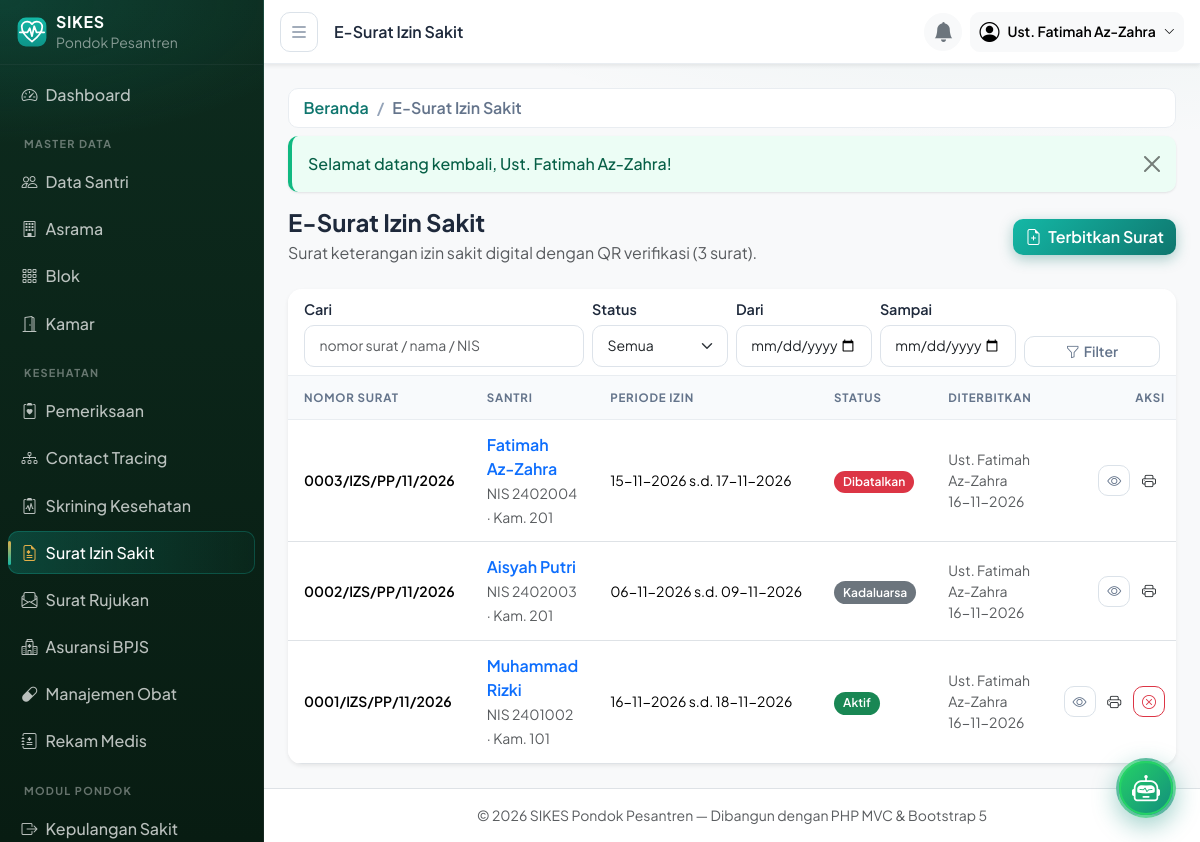
Page /surat (signed in) on the committed database.
### tables this page shows
CREATE TABLE surat_izin (
  id                BIGINT UNSIGNED AUTO_INCREMENT PRIMARY KEY,
  nomor_surat       VARCHAR(60) NOT NULL UNIQUE,
  token             CHAR(64) NOT NULL UNIQUE COMMENT 'kunci QR verifikasi publik',
  santri_id         INT UNSIGNED NOT NULL,
  pemeriksaan_id    BIGINT UNSIGNED DEFAULT NULL COMMENT 'rujukan pemeriksaan klinik (opsional)',
  tanggal_mulai     DATE NOT NULL,
  tanggal_selesai   DATE NOT NULL,
  keterangan_medis  TEXT NOT NULL COMMENT 'keterangan untuk keperluan administrasi',
  status            ENUM('aktif','kadaluarsa','dibatalkan') NOT NULL DEFAULT 'aktif',
  alasan_pembatalan VARCHAR(255) DEFAULT NULL,
  diterbitkan_id    INT UNSIGNED DEFAULT NULL,
  created_at        TIMESTAMP NOT NULL DEFAULT CURRENT_TIMESTAMP,
  updated_at        TIMESTAMP NOT NULL DEFAULT CURRENT_TIMESTAMP ON UPDATE CURRENT_TIMESTAMP,
  INDEX idx_surat_status  (status),
  INDEX idx_surat_mulai   (tanggal_mulai),
  INDEX idx_surat_selesai (tanggal_selesai),
  CONSTRAINT fk_surat_santri FOREIGN KEY (santri_id) REFERENCES santri (id)
    ON DELETE CASCADE ON UPDATE CASCADE,
  CONSTRAINT fk_surat_pemeriksaan FOREIGN KEY (pemeriksaan_id) REFERENCES pemeriksaan (id)
    ON DELETE SET NULL ON UPDATE CASCADE,
  CONSTRAINT fk_surat_petugas FOREIGN KEY (diterbitkan_id) REFERENCES users (id)
    ON DELETE SET NULL ON UPDATE CASCADE
);

CREATE TABLE santri (
  id            INT UNSIGNED AUTO_INCREMENT PRIMARY KEY,
  nis           VARCHAR(20) NOT NULL UNIQUE,
  nisn          VARCHAR(15) DEFAULT NULL UNIQUE,
  nama          VARCHAR(100) NOT NULL,
  jenis_kelamin ENUM('L','P') NOT NULL,
  tempat_lahir  VARCHAR(100) DEFAULT NULL,
  tanggal_lahir DATE DEFAULT NULL,
  alamat        VARCHAR(255) DEFAULT NULL,
  no_telepon    VARCHAR(20) DEFAULT NULL,
  wali_id       INT UNSIGNED DEFAULT NULL,
  kamar_id      INT UNSIGNED DEFAULT NULL COMMENT 'NULL = belum ditempatkan',
  status        ENUM('aktif','nonaktif') NOT NULL DEFAULT 'aktif',
  created_at    TIMESTAMP NOT NULL DEFAULT CURRENT_TIMESTAMP,
  updated_at    TIMESTAMP NOT NULL DEFAULT CURRENT_TIMESTAMP ON UPDATE CURRENT_TIMESTAMP,
  INDEX idx_santri_nama (nama),
  INDEX idx_santri_status (status),
  CONSTRAINT fk_santri_wali FOREIGN KEY (wali_id) REFERENCES wali_santri (id)
    ON DELETE SET NULL ON UPDATE CASCADE,
  CONSTRAINT fk_santri_kamar FOREIGN KEY (kamar_id) REFERENCES kamar (id)
    ON DELETE SET NULL ON UPDATE CASCADE
);

CREATE TABLE kamar (
  id         INT UNSIGNED AUTO_INCREMENT PRIMARY KEY,
  blok_id    INT UNSIGNED NOT NULL,
  nama       VARCHAR(50)  NOT NULL,
  kapasitas  INT UNSIGNED NOT NULL DEFAULT 8,
  created_at TIMESTAMP NOT NULL DEFAULT CURRENT_TIMESTAMP,
  updated_at TIMESTAMP NOT NULL DEFAULT CURRENT_TIMESTAMP ON UPDATE CURRENT_TIMESTAMP,
  UNIQUE KEY uq_kamar (blok_id, nama),
  CONSTRAINT fk_kamar_blok FOREIGN KEY (blok_id) REFERENCES blok (id)
    ON DELETE RESTRICT ON UPDATE CASCADE
);

CREATE TABLE users (
  id         INT UNSIGNED AUTO_INCREMENT PRIMARY KEY,
  nama       VARCHAR(100) NOT NULL,
  username   VARCHAR(50)  NOT NULL UNIQUE,
  email      VARCHAR(100) DEFAULT NULL,
  password   VARCHAR(255) NOT NULL COMMENT 'bcrypt via password_hash()',
  role_id    INT UNSIGNED NOT NULL,
  is_active  TINYINT(1) NOT NULL DEFAULT 1,
  last_login DATETIME DEFAULT NULL,
  created_at TIMESTAMP NOT NULL DEFAULT CURRENT_TIMESTAMP,
  updated_at TIMESTAMP NOT NULL DEFAULT CURRENT_TIMESTAMP ON UPDATE CURRENT_TIMESTAMP,
  CONSTRAINT fk_users_role FOREIGN KEY (role_id) REFERENCES roles (id)
    ON DELETE RESTRICT ON UPDATE CASCADE
);

### app/core/helpers.php (called while the page is built, shortened)
<?php
function e(?string $value): string
{
    return htmlspecialchars($value ?? '', ENT_QUOTES, 'UTF-8');
}
function base_url(string $path = ''): string
{
    return APP_URL . '/' . ltrim($path, '/');
}
function app_base_path(): string
{
    $dir = rtrim(str_replace('\\', '/', dirname($_SERVER['SCRIPT_NAME'] ?? '/')), '/');
    return $dir;
}
function current_path(): string
{
    $uri  = parse_url($_SERVER['REQUEST_URI'] ?? '/', PHP_URL_PATH) ?: '/';
    $base = app_base_path();
    $uri = '/' . trim($uri, '/');
    return $uri === '//' ? '/' : $uri;
}

### app/core/Controller.php (called while the page is built, shortened)
<?php
abstract class Controller
{
    protected function view(string $view, array $vars = [], ?string $layout = 'layouts/main'): void
    {
        extract($vars, EXTR_SKIP);
        require ROOT_PATH . '/app/views/' . str_replace('..', '', $layout) . '.php';
    }
}

### app/controllers/SuratIzinController.php (called while the page is built, shortened)
<?php
class SuratIzinController extends Controller
{
    private SuratIzin $surat;
    public function __construct()
    {
        $this->surat    = new SuratIzin();
    }
    public function index(): void
    {
        $this->surat->expireOverdue();
        $filters = [
            'q'         => trim($_GET['q'] ?? ''),
            'status'    => isset(SuratIzin::STATUS_LABEL[$_GET['status'] ?? '']) ? $_GET['status'] : '',
            'date_from' => trim($_GET['date_from'] ?? ''),
            'date_to'   => trim($_GET['date_to'] ?? ''),
        ];
        $page = max(1, (int) ($_GET['page'] ?? 1));
        $this->view('surat/index', [
            'title'   => 'E-Surat Izin Sakit',
            'user'    => Auth::user(),
            'data'    => $this->surat->paginate($page, 10, $filters),
            'filters' => $filters,
        ]);
    }
}

### app/core/App.php (called while the page is built, shortened)
<?php
class App
{
    public function run(): void
    {
        $router = new Router();
        $router->dispatch();
    }
}

### public/index.php (called while the page is built, shortened)
<?php
require ROOT_PATH . '/app/core/helpers.php';
require ROOT_PATH . '/app/core/App.php';
(new App\Core\App())->run();

### app/core/Session.php (called while the page is built, shortened)
<?php
class Session
{
    public static function user(): ?array
    {
        $user = $_SESSION['user'] ?? null;
        return $user;
    }
}

### app/core/Auth.php (called while the page is built, shortened)
<?php
final class Auth
{
    public static function user(): ?array
    {
        return Session::user();
    }
    public static function hasPermission(string $permission): bool
    {
        $user = Session::user();
        return in_array($permission, $user['permissions'] ?? [], true);
    }
}

### app/core/Database.php (called while the page is built, shortened)
<?php
class Database
{
    private static ?Database $instance = null;
    private PDO $pdo;
    private function __construct()
    {
        $dsn = sprintf('mysql:host=%s;port=%s;dbname=%s;charset=%s', DB_HOST, DB_PORT, DB_NAME, DB_CHARSET);
        try {
            $this->pdo = new PDO($dsn, DB_USER, DB_PASS, [
                PDO::ATTR_ERRMODE            => PDO::ERRMODE_EXCEPTION,
                PDO::ATTR_DEFAULT_FETCH_MODE => PDO::FETCH_ASSOC,
                PDO::ATTR_EMULATE_PREPARES   => false,
            ]);
        } catch (PDOException $e) {
            if (APP_ENV === 'development') {
                exit('Koneksi database gagal: ' . $e->getMessage()
                    . ' — periksa app/config/config.php dan pastikan database sudah diimpor.');
            }
            exit('Terjadi kesalahan pada server. Silakan coba lagi nanti.');
        }
    }
    public static function getInstance(): Database
    {
        return self::$instance ??= new self();
    }
    public function query(string $sql, array $params = []): PDOStatement
    {
        $stmt = $this->pdo->prepare($sql);
        $stmt->execute($params);
        return $stmt;
    }
    public function fetchAll(string $sql, array $params = []): array
    {
        return $this->query($sql, $params)->fetchAll();
    }
    public function execute(string $sql, array $params = []): int
    {
        return $this->query($sql, $params)->rowCount();
    }
}

### app/models/SuratIzin.php (called while the page is built, shortened)
<?php
class SuratIzin extends Model
{
    public function expireOverdue(): void
    {
        try {
            $this->db->execute(
                "UPDATE surat_izin SET status = 'kadaluarsa'
                 WHERE status = 'aktif' AND tanggal_selesai < CURDATE()"
            );
        } catch (\Throwable $e) {
        }
    }
    public function paginate(int $page, int $perPage, array $f = []): array
    {
        $offset = max(0, ($page - 1) * $perPage);
        $where  = [];
        $params = [];
        $whereSql = $where ? ' WHERE ' . implode(' AND ', $where) : '';
        $join     = ' FROM surat_izin si JOIN santri s ON s.id = si.santri_id';
        $total = (int) ($this->db->fetch("SELECT COUNT(*) AS total{$join}{$whereSql}", $params)['total'] ?? 0);
        $rows = $this->db->fetchAll(
            self::BASE . "{$whereSql} ORDER BY si.id DESC LIMIT {$perPage} OFFSET {$offset}",
            $params
        );
        return ['rows' => $rows, 'total' => $total, 'page' => $page, 'pages' => max(1, (int) ceil($total / $perPage))];
    }
}

### app/core/Model.php (called while the page is built, shortened)
<?php
abstract class Model
{
    public function __construct()
    {
        $this->db = Database::getInstance();
    }
}

### app/views/surat/index.php (the view, shortened to what this page needs)
<div class="d-flex flex-wrap align-items-center justify-content-between mb-4 gap-2">
    <div>
        <h1 class="h4 fw-bold mb-1">E-Surat Izin Sakit</h1>
        <p class="text-muted mb-0">Surat keterangan izin sakit digital dengan QR verifikasi (<?= (int) $data['total'] ?> surat).</p>
    </div>
    <?php if (Auth::hasPermission('surat.create')): ?>
    <a href="<?= base_url('/surat/create') ?>" class="btn btn-brand">
        <i class="bi bi-file-earmark-plus me-1"></i> Terbitkan Surat
    </a>
    <?php endif; ?>
</div>
<?php require ROOT_PATH . '/app/views/partials/flash.php'; ?>
<div class="card border-0 shadow-sm">
    <div class="card-header bg-white">
        <form class="row g-2 align-items-end" method="GET" action="<?= base_url('/surat') ?>">
            <div class="col-md-4">
                <label class="form-label small mb-1">Cari</label>
                <input type="text" name="q" class="form-control form-control-sm"
                       placeholder="nomor surat / nama / NIS" value="<?= e($filters['q']) ?>">
            </div>
            <div class="col-6 col-md-2">
                <label class="form-label small mb-1">Status</label>
                <select name="status" class="form-select form-select-sm">
                    <option value="">Semua</option>
                </select>
            </div>
            <div class="col-3 col-md-2">
                <label class="form-label small mb-1">Dari</label>
                <input type="date" name="date_from" class="form-control form-control-sm" value="<?= e($filters['date_from']) ?>">
            </div>
            <div class="col-3 col-md-2">
                <label class="form-label small mb-1">Sampai</label>
                <input type="date" name="date_to" class="form-control form-control-sm" value="<?= e($filters['date_to']) ?>">
            </div>
            <div class="col-md-2 d-grid">
                <button class="btn btn-sm btn-outline-secondary"><i class="bi bi-funnel me-1"></i>Filter</button>
            </div>
        </form>
    </div>
    <div class="table-responsive">
        <table class="table table-hover align-middle mb-0">
            <thead><tr>
                <th>Nomor Surat</th><th>Santri</th><th>Periode Izin</th><th>Status</th><th>Diterbitkan</th><th class="text-end">Aksi</th>
            </tr></thead>
            <tbody>
            <?php foreach ($data['rows'] as $row): ?>
                <tr>
                    <td class="small fw-semibold text-nowrap"><?= e($row['nomor_surat']) ?></td>
                    <td>
                        <div class="fw-semibold"><a class="text-decoration-none" href="<?= base_url('/santri/' . $row['santri_id']) ?>"><?= e($row['santri_nama']) ?></a></div>
                        <small class="text-muted">NIS <?= e($row['nis']) ?><?= $row['kamar_nama'] ? ' · Kam. ' . e($row['kamar_nama']) : '' ?></small>
                    </td>
                    <td class="small text-nowrap"><?= e(date('d-m-Y', strtotime($row['tanggal_mulai']))) ?> s.d. <?= e(date('d-m-Y', strtotime($row['tanggal_selesai']))) ?></td>
                    <td>
                        <span class="badge bg-<?= SuratIzin::STATUS_COLOR[$row['status']] ?> text-white">
                            <?= SuratIzin::STATUS_LABEL[$row['status']] ?>
                        </span>
                    </td>
                    <td class="small text-muted"><?= e($row['penerbit_nama'] ?? '-') ?><div><?= e(date('d-m-Y', strtotime($row['created_at']))) ?></div></td>
                    <td class="text-end text-nowrap">
                        <a class="btn btn-sm btn-outline-secondary" href="<?= base_url('/surat/' . $row['id']) ?>" title="Detail"><i class="bi bi-eye"></i></a>
                        <a class="btn btn-sm btn-outline-brand" href="<?= base_url('/surat/' . $row['id'] . '/cetak') ?>" title="Cetak"><i class="bi bi-printer"></i></a>
                        <?php if ($row['status'] === 'aktif' && Auth::hasPermission('surat.edit')): ?>
                        <form class="d-inline" method="POST" action="<?= base_url('/surat/' . $row['id'] . '/batal') ?>"
                              onsubmit="var a = prompt('Alasan pembatalan (min. 5 karakter):'); if (!a || a.trim().length < 5) return false; this.querySelector('[name=alasan]').value = a.trim();">
                            <button class="btn btn-sm btn-outline-danger" title="Batalkan"><i class="bi bi-x-circle"></i></button>
                        </form>
                        <?php endif; ?>
                    </td>
                </tr>
            <?php endforeach; ?>
            </tbody>
        </table>
    </div>
</div>

### app/core/Router.php (shortened to what this page needs)
<?php
class Router
{
    private array $routes = [];
    private function add(string $method, string $path, string $handler, ?string $permission): void
    {
        $this->routes[] = compact('method', 'path', 'handler', 'permission');
    }
    public function dispatch(): void
    {
        $httpMethod = strtoupper($_SERVER['REQUEST_METHOD']);
        $uri        = current_path();
        foreach ($this->routes as $route) {
            if ($route['method'] !== $httpMethod) {
                continue;
            }
            if (preg_match($this->toRegex($route['path']), $uri, $matches)) {
                $params = array_values(array_filter($matches, 'is_string', ARRAY_FILTER_USE_KEY));
                $this->invoke($route['handler'], $params);
                return;
            }
        }
    }
    private function toRegex(string $path): string
    {
        $regex = preg_replace('#\{([a-zA-Z_][a-zA-Z0-9_]*)\}#', '(?<$1>[a-zA-Z0-9_-]+)', $path);
        return '#^' . $regex . '$#';
    }
    private function invoke(string $handler, array $params): void
    {
        [$controllerName, $action] = explode('@', $handler);
        (new $class())->{$action}(...$params);
    }
}

### rows in the picture
surat_izin: nomor_surat "0003/IZS/PP/11/2026", santri.nama "Fatimah Az-Zahra", santri.nis "2402004", kamar.nama "201", tanggal_mulai "15-11-2026", tanggal_selesai "17-11-2026", status "Dibatalkan", diterbitkan.nama "Ust. Fatimah Az-Zahra", created_at "16-11-2026"
surat_izin: nomor_surat "0002/IZS/PP/11/2026", santri.nama "Aisyah Putri", santri.nis "2402003", kamar.nama "201", tanggal_mulai "06-11-2026", tanggal_selesai "09-11-2026", status "Kadaluarsa", diterbitkan.nama "Ust. Fatimah Az-Zahra", created_at "16-11-2026"
surat_izin: nomor_surat "0001/IZS/PP/11/2026", santri.nama "Muhammad Rizki", santri.nis "2401002", kamar.nama "101", tanggal_mulai "16-11-2026", tanggal_selesai "18-11-2026", status "Aktif", diterbitkan.nama "Ust. Fatimah Az-Zahra", created_at "16-11-2026"

### other values in the picture
$bcItem['label'] "Beranda"
$bcItem['label'] "E-Surat Izin Sakit"
$message "Selamat datang kembali, Ust. Fatimah Az-Zahra!"
